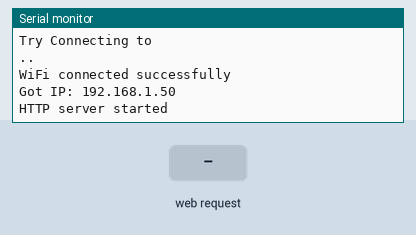
The sketch below on a simulated ESP32. On the bench: the last lines printed to the serial monitor. The test bench sets the inputs (shaded band). WiFi joins after 1.5 s; servers stay silent unless stated.

Above: at 3.2 s.
3.3 s: HTTP request GET /led/on received
At 4.5 s:
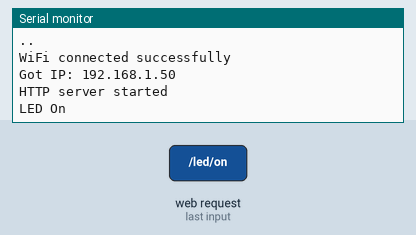
4.8 s: HTTP request GET /led/off received
At 5.9 s:
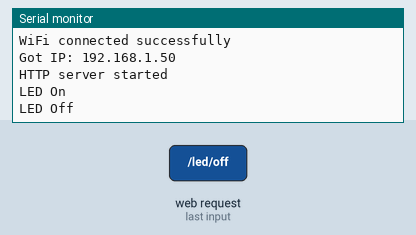

Measured:
- after the input at 3.3 s, the serial monitor: prints a new line at once (image 1)
- after the input at 4.8 s, the serial monitor: prints a new line at once (image 2)

The sketch:

WK9-4_WebServer_AddRouter.ino
```cpp
#include "WiFi.h"
#include "WebServer.h"

// SSID & Password
const char* ssid = "";
const char* password = "";

WebServer server(80);  // Object of WebServer(HTTP port, 80 is defult)

void setup() {
  Serial.begin(115200);
  Serial.println("Try Connecting to ");
  Serial.println(ssid);

  // Connect to your wi-fi modem
  WiFi.begin(ssid, password);

  // Check wi-fi is connected to wi-fi network
  while (WiFi.status() != WL_CONNECTED) {
    Serial.print(".");
    delay(1000);
  }
  Serial.println("");
  Serial.println("WiFi connected successfully");
  Serial.print("Got IP: ");
  Serial.println(WiFi.localIP());  //Show ESP32 IP on serial

  //建立server的路徑
  createWebServer();

  //server啟動
  server.begin();
  Serial.println("HTTP server started");
}

void loop() {
  server.handleClient();  //handleClient要寫在loop
}

//----設定HTML資料----
String htmlContent = "\
  <!DOCTYPE html>\
   <html>\
    <head>\
      <style>\
        body{ display: flex; flex-direction: column;}\
        a { background: #CEF2F4; width: 200px; height: 50px; margin: 20px; font-size: 30pt; text-decoration: none;}\
      </style>\
    </head>\
    <body>\
      <a href='/led/on'>LED ON</a>\
      <a href='/led/off'>LED OFF</a>\
    </body>\
  </html>";

//------設定路徑------
void createWebServer()
{
  //初始頁面
  server.on("/", []() {
      server.send(200, "text/html", htmlContent);
  });
  server.on("/led/on", []() {
    Serial.println("LED On");

    //add your code here

    String response = "{\"LED On Success\"}";
    server.send(200, "application/json", response);
  });
  server.on("/led/off", []() {
    Serial.println("LED Off");

    //add your code here

    String response = "{\"LED Off Success\"}";
    server.send(200, "application/json", response);
  });
}
```
